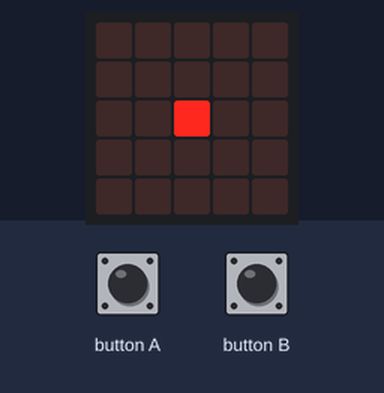
A program run on a simulated BBC micro:bit (MakeCode). On the bench: the board's 5×5 LED display. Inputs (shaded band) come from the test bench.

Above: at 1.6 s.
1.7 s: button A pressed for 0.15 s
At 2.4 s:
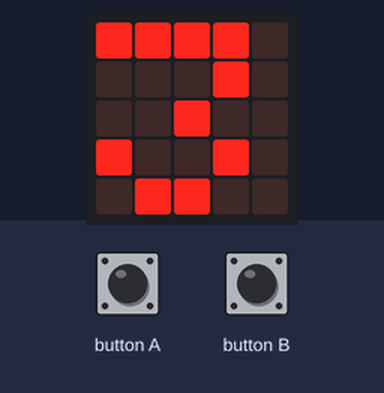
At 2.8 s:
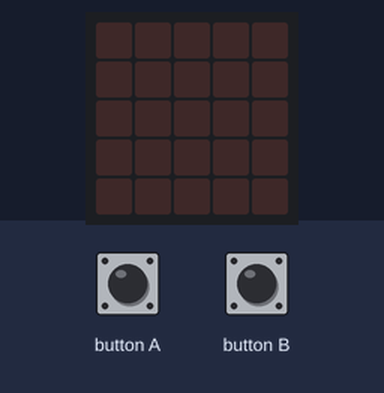
4.8 s: button B pressed for 0.15 s
At 6.9 s:
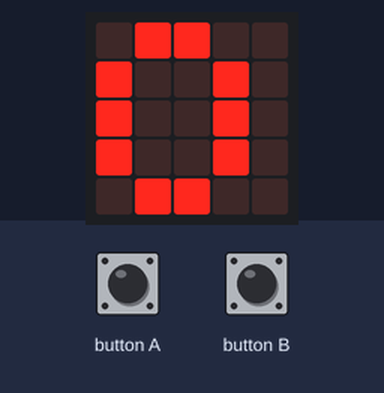
Timing chart, 0 to 8.4 s (numbered marks = the images above; inputs shaded):
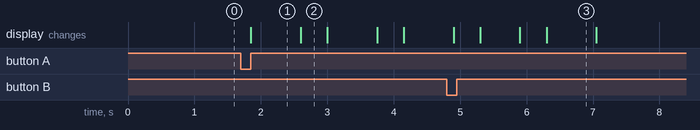

Measured:
- after the input at 1.7 s, the display: changes after 0.15 s (image 1)
- what the display in image 1 shows lasts 0.7 s, from 1.9 s to 2.6 s
- what the display in image 2 shows lasts 0.4 s, from 2.6 s to 3.0 s

The program:

main.ts
```typescript
input.onButtonPressed(Button.A, function () {
    if (!(contando)) {
        basic.showNumber(3)
        basic.showLeds(`
            . . . . .
            . . . . .
            . . . . .
            . . . . .
            . . . . .
            `)
        basic.showNumber(2)
        basic.showLeds(`
            . . . . .
            . . . . .
            . . . . .
            . . . . .
            . . . . .
            `)
        basic.showNumber(1)
        basic.showLeds(`
            . . . . .
            . . . . .
            . . . . .
            . . . . .
            . . . . .
            `)
        basic.showIcon(IconNames.Happy)
        contando = true
        tiempo_inicio = input.runningTime()
    }
})
input.onGesture(Gesture.Shake, function () {
    if (contando) {
        contador += 1
    }
})
input.onButtonPressed(Button.B, function () {
    basic.showLeds(`
        . . . . .
        . . . . .
        . . . . .
        . . . . .
        . . . . .
        `)
    basic.showNumber(movimientos)
    basic.showLeds(`
        . . . . .
        . . . . .
        . . # . .
        . . . . .
        . . . . .
        `)
})
let fin = 0
let tiempo_inicio = 0
let movimientos = 0
let contando = false
contando = false
movimientos = 0
let tiempo = 0
let contador = 0
basic.showLeds(`
    . . . . .
    . . . . .
    . . # . .
    . . . . .
    . . . . .
    `)
basic.forever(function () {
    if (contando) {
        fin = input.runningTime()
        tiempo = fin - tiempo_inicio
    }
    if (tiempo >= 30000) {
        movimientos = contador
        contando = false
        tiempo = 0
        contador = 0
        basic.showLeds(`
            . . . . .
            . . . . .
            . . . . .
            . . . . .
            . . . . .
            `)
        basic.showNumber(movimientos)
        basic.pause(500)
        basic.showLeds(`
            . . . . .
            . . . . .
            . . # . .
            . . . . .
            . . . . .
            `)
    }
})
```

test.ts
```typescript
// aquí va el archivo "tests"; esto no se compilará cuando este paquete se utilice como una extensión.
```
